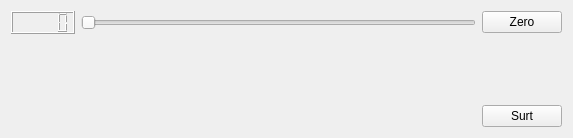
<?xml version="1.0" encoding="UTF-8"?>
<ui version="4.0">
 <class>MyForm</class>
 <widget class="QWidget" name="MyForm">
  <property name="geometry">
   <rect>
    <x>0</x>
    <y>0</y>
    <width>573</width>
    <height>138</height>
   </rect>
  </property>
  <property name="windowTitle">
   <string>Form</string>
  </property>
  <layout class="QVBoxLayout" name="verticalLayout_2">
   <item>
    <layout class="QHBoxLayout" name="horizontalLayout_2">
     <item>
      <layout class="QHBoxLayout" name="horizontalLayout">
       <item>
        <widget class="MyLCDNumber" name="lcdNumber"/>
       </item>
       <item>
        <widget class="QSlider" name="horizontalSlider">
         <property name="orientation">
          <enum>Qt::Horizontal</enum>
         </property>
        </widget>
       </item>
      </layout>
     </item>
     <item>
      <widget class="QPushButton" name="pushButton_2">
       <property name="text">
        <string>Zero</string>
       </property>
      </widget>
     </item>
    </layout>
   </item>
   <item>
    <layout class="QHBoxLayout" name="horizontalLayout_3">
     <item>
      <spacer name="horizontalSpacer">
       <property name="orientation">
        <enum>Qt::Horizontal</enum>
       </property>
       <property name="sizeHint" stdset="0">
        <size>
         <width>40</width>
         <height>20</height>
        </size>
       </property>
      </spacer>
     </item>
     <item>
      <layout class="QVBoxLayout" name="verticalLayout">
       <item>
        <spacer name="verticalSpacer">
         <property name="orientation">
          <enum>Qt::Vertical</enum>
         </property>
         <property name="sizeHint" stdset="0">
          <size>
           <width>20</width>
           <height>40</height>
          </size>
         </property>
        </spacer>
       </item>
       <item>
        <widget class="QPushButton" name="pushButton">
         <property name="text">
          <string>Surt</string>
         </property>
        </widget>
       </item>
      </layout>
     </item>
    </layout>
   </item>
  </layout>
 </widget>
 <customwidgets>
  <customwidget>
   <class>MyLCDNumber</class>
   <extends>QLCDNumber</extends>
   <header>MyLCDNumber.h</header>
   <slots>
    <slot>colorLCDNumber(int)</slot>
    <slot>posarZero()</slot>
   </slots>
  </customwidget>
 </customwidgets>
 <resources/>
 <connections>
  <connection>
   <sender>pushButton</sender>
   <signal>clicked()</signal>
   <receiver>MyForm</receiver>
   <slot>close()</slot>
   <hints>
    <hint type="sourcelabel">
     <x>501</x>
     <y>108</y>
    </hint>
    <hint type="destinationlabel">
     <x>549</x>
     <y>37</y>
    </hint>
   </hints>
  </connection>
  <connection>
   <sender>horizontalSlider</sender>
   <signal>valueChanged(int)</signal>
   <receiver>lcdNumber</receiver>
   <slot>colorLCDNumber(int)</slot>
   <hints>
    <hint type="sourcelabel">
     <x>179</x>
     <y>29</y>
    </hint>
    <hint type="destinationlabel">
     <x>58</x>
     <y>38</y>
    </hint>
   </hints>
  </connection>
  <connection>
   <sender>pushButton_2</sender>
   <signal>clicked()</signal>
   <receiver>lcdNumber</receiver>
   <slot>posarZero()</slot>
   <hints>
    <hint type="sourcelabel">
     <x>500</x>
     <y>22</y>
    </hint>
    <hint type="destinationlabel">
     <x>48</x>
     <y>20</y>
    </hint>
   </hints>
  </connection>
 </connections>
</ui>
